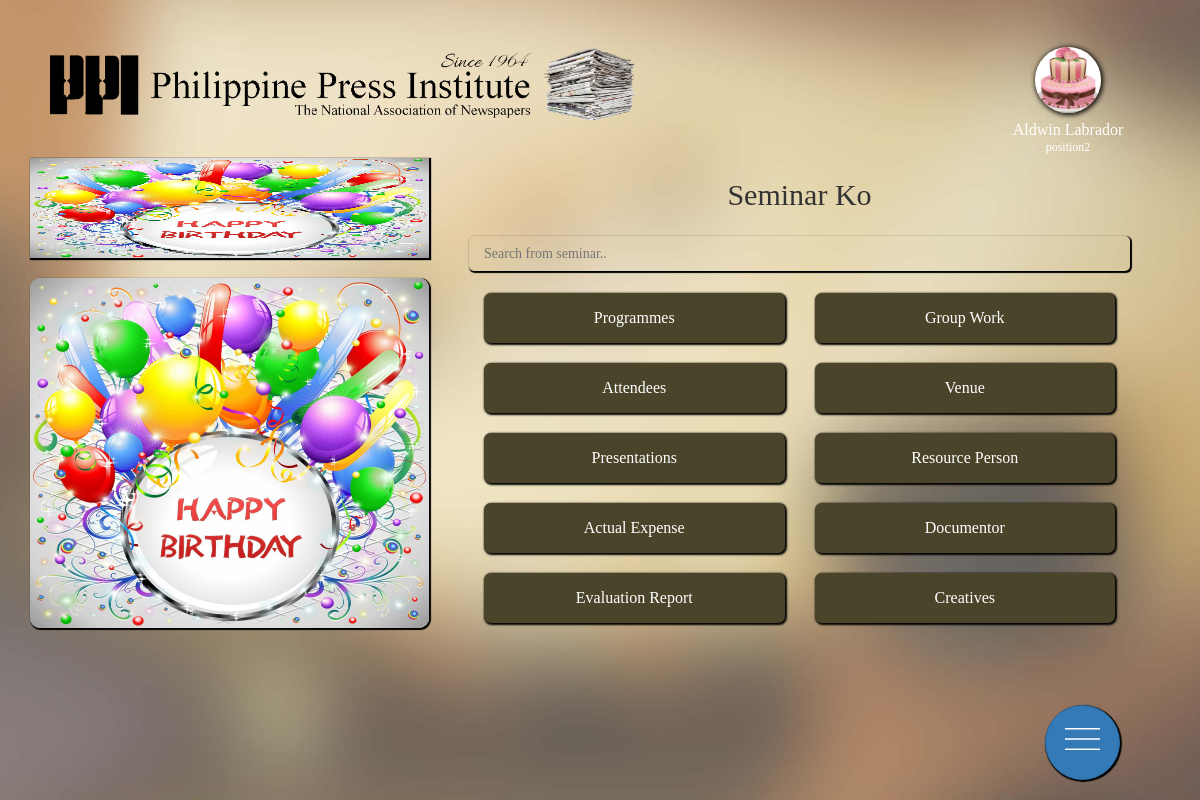
The app's page /documentation.php?id=2 (signed in) with its own data.
### tables this page shows
CREATE TABLE `tbl_seminars` (
  `id` int(11) NOT NULL,
  `partner_id` int(11) NOT NULL,
  `title_seminar` mediumtext NOT NULL,
  `period_to` date NOT NULL,
  `period_from` date NOT NULL,
  `areas` varchar(25) NOT NULL,
  `remarks` varchar(25) NOT NULL,
  `luzon` mediumtext NOT NULL,
  `visayas` mediumtext NOT NULL,
  `mindanao` mediumtext NOT NULL,
  `seminar_logo` mediumtext NOT NULL,
  `seminar_banner` mediumtext NOT NULL,
  `date_added` datetime NOT NULL,
  `date_updated` datetime NOT NULL,
  `deleted` varchar(3) NOT NULL
);

### documentation.php (the view, shortened to what this page needs)
<!DOCTYPE html>
<html>
<?php include("connection.php"); ?>
<head>
	<?php include("head.php"); ?>
	<?php include("queries.php"); ?>
</head>
<body class="goldNoBorder">
	<div class="container-fluid">
		<?php header2(); ?>
		<div class="container">
		<?php
			$sql = "SELECT * from tbl_seminars WHERE id='".$_GET['id']."'";
			$query = mysqli_query($connection, $sql);
			$result = mysqli_fetch_assoc($query);
		?>
			<div class="leftSideDetails">
				<div class="logo2">
					<img src="<?php echo $result['seminar_logo']; ?>" width="100%" height="100px">
				</div>
				<div class="previewBanner2">
					<img src="<?php echo $result['seminar_banner']; ?>">
				</div>
			</div>
			<div class="rightSideDetails">
				<div class="seminarTitle">
					<h3 class="etchTwo"><?php echo $result['title_seminar']; ?></h3>
				</div>
				<div class="hanap2">
					<input type="text" placeholder="Search from seminar..">
				</div>
				<div class="docuButtons">
					<div class="row-grid">
						<div class="col-sm-6 col-md-6">
							<button type="button" onclick="location.href='docuParts.php?docu=Programme'">Programmes</button>
							<button type="button" onclick="location.href='docuParts.php?docu=Attendees'">Attendees</button>
							<button type="button" onclick="location.href='docuParts.php?docu=Presentations'">Presentations</button>
							<button type="button" onclick="location.href='docuParts.php?docu=Actual Expense'">Actual Expense</button>
							<button type="button" onclick="location.href='docuParts.php?docu=Evaluation Report'">Evaluation Report</button>
						</div>
					</div>
					<div class="row-grid">
						<div class="col-sm-6 col-md-6">
							<button type="button" onclick="location.href='docuParts.php?docu=Group Work'">Group Work</button>
							<button type="button" onclick="location.href='docuParts.php?docu=Venue'">Venue</button>
							<button type="button" onclick="location.href='docuParts.php?docu=Resource Person'">Resource Person</button>
							<button type="button" onclick="location.href='docuParts.php?docu=Documentator'">Documentor</button>
							<button type="button" onclick="location.href='docuCreatives.php?docu=Creatives'">Creatives</button>
						</div>
					</div>
				</div>
			</div>
		</div>
	</div>
	<?php floatButtonsDocumentation() ?>
</body>
</html>

### head.php (shortened to what this page needs)
<link rel="stylesheet" type="text/css" href="css/stylesheet.css">
<link rel="stylesheet" type="text/css" href="css/bootstrap.min.css">
<?php
	function header2(){
?>
		<div style="float:left">
			<div class="header2">
				<img src="img/PPI Logo2.png" width="100%">
			</div>
			<div class="header">
        <div class="dropdown profile">
  				<img src="<?php adminInfo("photo"); ?>" class="dropdown-toggle" data-toggle="dropdown">
        </div>
				<p style="font-size: 16px"><?php adminInfo("full_name") ?></p>
				<p><?php adminInfo("position"); ?></p>
			</div>
		</div>
<?php
	}
?>
<?php
  function floatButtonsDocumentation(){
?>
    <div class="mini">
      <div class="btn-group">
        <a href="javascript:void(0)" class="btn btn-primary btn-fab" id="main">
            <img src = "img/Menu.png">
        </a>
      </div>
    </div>
<?php
  }
?>

### queries.php (shortened to what this page needs)
<?php
	function adminInfo($detail){
		include("connection.php");
		$sql= "SELECT * FROM tbl_admin WHERE id = '".$_SESSION['id']."'";
			$query = mysqli_query($connection, $sql);
			$result = mysqli_fetch_assoc($query);
			$photo = $result['photo'];
			$username = $result['username'];
			$last_name = $result['last_name'];
			$first_name = $result['first_name'];
			$full_name = $first_name.' '.$last_name;
			$position = $result['position'];
			$admin_type = $result['admin_type'];
			if($detail=="photo"){
				echo $photo;
			}else if($detail=="username"){
				echo $username;
			}else if($detail=="position"){
				echo $position;
			}else if($detail=="last_name"){
				echo $last_name;
			}else if($detail=="first_name"){
				echo $first_name;
			}else if($detail=="full_name"){
				echo $full_name;
			}else if($detail=="admin_type"){
				echo $admin_type;
			}
	}
?>

### css/stylesheet.css (style rules this page uses)
* { font-family: Century Gothic; }
body.goldNoBorder { background-image: url(../img/PPI_BackgroundNoBorder.jpg); background-size: 100% 100%; background-repeat: no-repeat; background-attachment: fixed; }
.header { float: right; width: 20%; margin-top: 4%; }
.header p { text-align: center; line-height: 20%; margin-top: 15px; font-family: Century Gothic; font-size: 12px; color: white; }
.profile { width: 66px; height: 66px; border-radius: 50%; background-color: transparent; margin: 0 auto; box-shadow: 1px 1px 5px 1px black; }
.profile img { border-radius: 50%; width: 66px; height: 66px; float: left; }
.header2 { width: 50%; float: left; margin-top: 4%; margin-left: 3%; }
.btn-group .btn-fab { position: fixed !important; right: 20px; }
#main { bottom: 20px; border-radius: 50%; height: 75px; width: 75px; margin-right: 5%; box-shadow: 1px 1px 1px 1px black; }
.mini img { width: 70%; margin-top: 10px; filter: brightness(0) invert(1); }
.leftSideDetails { width: 35%; float: left; }
.rightSideDetails { width: 65%; height: 100px; float: left; padding: 0px 40px; }
.previewBanner2 { width: 100%; height: 350px; box-shadow: 1px 1px 1px 1px black; border-radius: 10px; background-color: rgba(255,255,255,.5); float: left; }
.previewBanner2 img { border-radius: 10px; width: 100%; height: 350px; }
.logo2 { width: 100%; height: 100px; box-shadow: 1px 1px 1px 1px black; background-color: rgba(255,255,255,0.8); float: left; margin-bottom: 20px; }
.seminarTitle { text-align: center; }
.hanap2 { width: 100%; float: left; padding-top: 15px; height: 52px; }
.hanap2 input[type="text"] { margin: 0 auto; display: block; width: 100%; height: 35px; border-radius: 5px; border: none; box-shadow: 1px 1px 1px 1px black; padding-left: 15px; background-color: transparent; }
.docuButtons { float: left; width: 100%; }
.docuButtons button { width: 100%; background-color: #4A452A; box-shadow: 1px 1px 2px 1px black; color: white; border: none; border-radius: 7px; height: 50px; margin-top: 20px; font-size: 16px; }
.etchTwo { font-family: AardvarkBold; font-size: 30px; }

### records on screen
tbl_seminars: seminar_logo (picture), seminar_banner (picture), title_seminar "Seminar Ko"

### other values on screen
$full_name "Aldwin Labrador"
$position "position2"
